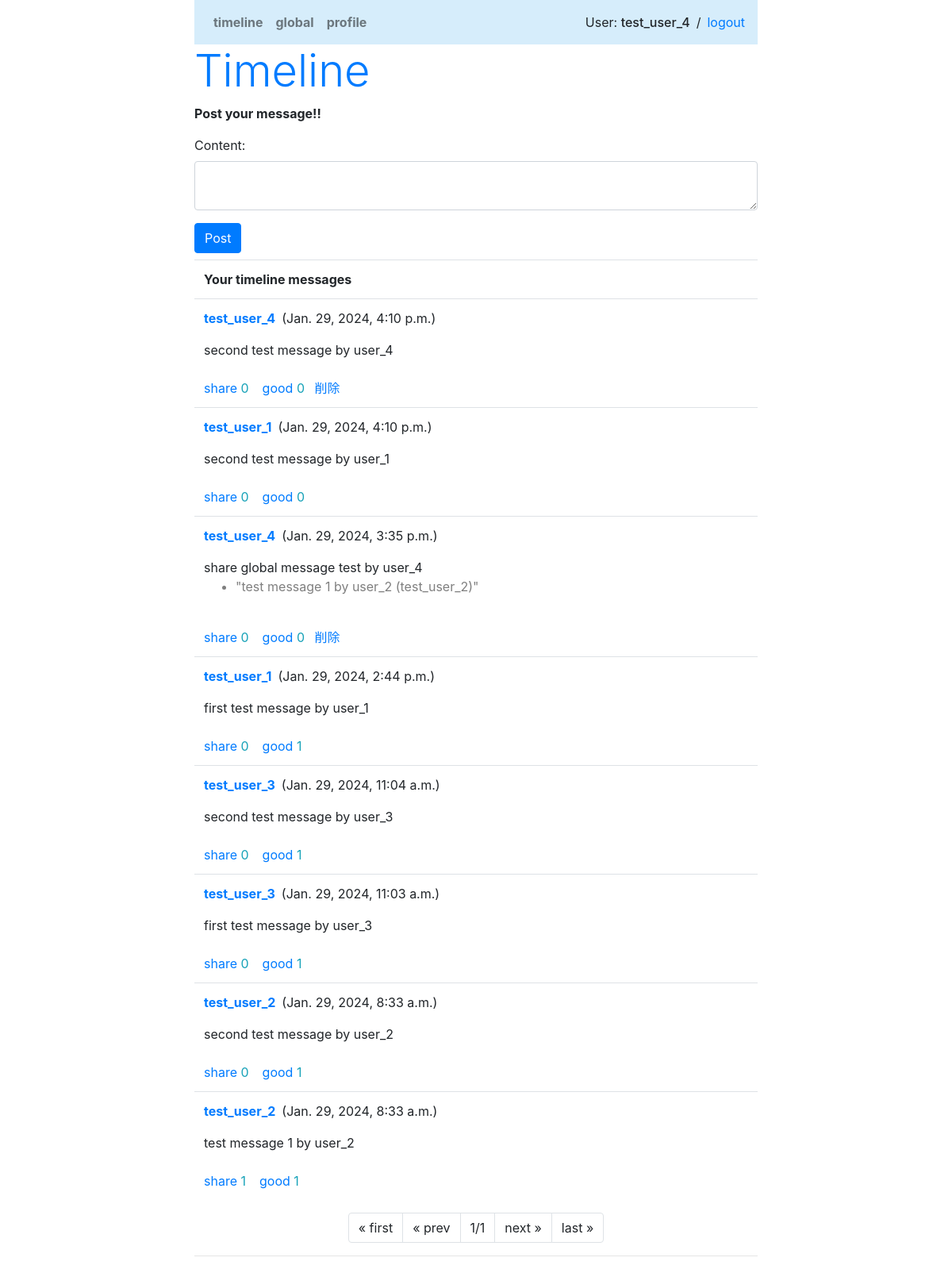
The page /sns/ (signed in) on the database its author committed.
### sns/models.py (models this page shows)
class Message(models.Model):
    owner = models.ForeignKey(User, on_delete=models.CASCADE, related_name='message_owner')
    content = models.TextField(max_length=1000)
    share_id = models.IntegerField(default=0)   # share先のid。デフォルトは自分。
    good_count = models.IntegerField(default=0)
    share_count = models.IntegerField(default=0)
    pub_date = models.DateTimeField(auto_now_add=True)
    def __str__(self):
        return str(self.content) + ' (' + str(self.owner) + ')'
    def get_share(self):
        return Message.objects.get(id=self.share_id)
    class Meta:
        ordering = ('-pub_date',)

### sns/views.py (the view)
# urls.py: path('', views.timeline),
@login_required(login_url='/admin/login/')
def timeline(request, page=1):
    if request.method == 'POST':
        content = request.POST['content']
        msg = Message()
        msg.owner = request.user
        msg.content = content
        msg.save()
        messages.success(request, '新しいメッセージを投稿しました！')
        return redirect(to='/sns/timeline')
    else:
        form = MyPostForm()
    fls = Following.objects.filter(owner=request.user)
    targetlist = [request.user]
    for item in fls:
        targetlist.append(item.target)
    tl_messages = get_your_timeline_message(targetlist, page)
    params = {
        'login_user':request.user,
        'contents':tl_messages,
        'form':form,
    }
    return render(request, 'sns/timeline.html', params)

### sns/forms.py
class MyPostForm(forms.Form):
    content = forms.CharField(max_length=500, \
        widget=forms.Textarea(attrs={'class':'form-control', 'rows':2}))

### sns/views.py (called while the page is built)
def get_your_timeline_message(targetlist, page):
    page_num = 10 #ページあたりの表示数
    messages = Message.objects.filter(owner__in=targetlist)
    page_item = Paginator(messages, page_num)
    return page_item.get_page(page)

### sns/templates/sns/timeline.html (shortened to what this page needs)
{% extends 'sns/layout.html' %}
{% block header %}
<h2 class="display-4 text-primary">Timeline</h2>
{% endblock %}
{% block content %}
<p><b>Post your message!!</b></p>
<form action="{% url 'timeline' %}" method="post">
    {{form.as_p}}
    <button class="btn btn-primary">Post</button>
</form>
<table class="table mt-2">
    <tr><th>Your timeline messages</th></tr>
{% for item in contents %}
    <tr><td>
    <p><b><a href="{% url 'profile' %}{{item.owner.id}}">{{item.owner}}</a></b>&ensp;({{item.pub_date}})</p>
    <p class="my-0">
        {{item.content}}</p>
    {% if item.share_id > 0 %}
    <ul><li class="text-black-50">"{{item.get_share}}"</li></ul>
    {% endif %}
    <br>
    <span class="float-left text-info">
        <a href="{% url 'share_timeline' item.id %}">share</a> {{item.share_count}} &ensp; <a href="{% url 'good' item.id %}timeline">good</a> {{item.good_count}}&ensp;
        {% if item.owner == login_user %}
        <a href="{% url 'delete_message' %}{{item.id}}/timeline">削除</a>
        {% endif %}
    </span>
</td></tr>
{% endfor %}
</table>
<ul class="pagination justify-content-center">
    {% if contents.has_previous %}
    <li class="page-item">
        <a class="page-link" href="{% url 'timeline' %}">
            &laquo; first</a>
    </li>
    <li class="page-item">
        <a class="page-link"
        href="{% url 'timeline' %}{{contents.previous_page_number}}">
            &laquo; prev</a>
    </li>
    {% else %}
    <li class="page-item">
        <a class="page-link">&laquo; first</a>
    </li>
    <li class="page-item">
        <a class="page-link">&laquo; prev</a>
    </li>
    {% endif %}
    <li class="page-item">
        <a class="page-link">
        {{contents.number}}/{{contents.paginator.num_pages}}</a>
    </li>
    {% if contents.has_next %}
    <li class="page-item">
        <a class="page-link"
        href="{% url 'timeline' %}{{contents.next_page_number}}">
            next &raquo;</a>
    </li>
    <li class="page-item">
        <a class="page-link"
        href="{% url 'timeline' %}{{contents.paginator.num_pages}}">
            last &raquo;</a>
    </li>
    {% else %}
    <li class="page-item">
        <a class="page-link">next &raquo;</a>
    </li>
    <li class="page-item">
        <a class="page-link">last &raquo;</a>
    </li>
    {% endif %}
</ul>
{% endblock %}

### sns/templates/sns/layout.html (shortened to what this page needs)
{% load static %}
<!doctype html>
<html lang="ja">
<head>
    <link rel="stylesheet" href="https://stackpath.bootstrapcdn.com/bootstrap/4.3.1/css/bootstrap.min.css"/>
</head>
<body class="container">
    <div class="col-8 offset-2">
    <nav class="navbar navbar-expand navbar-light" style="background-color:rgb(214, 237, 251);">
    <ul class="navbar-nav mr-auto" >
        <li class="nav-item">
            <b><a class="nav-link" href="{% url 'timeline' %}">timeline</a></b>
        </li>
        <li class="nav-item">
            <b><a class="nav-link" href="{% url 'global_TL' %}">global</a></b>
        </li>
        <li class="nav-item">
            <b><a class="nav-link" href="{% url 'profile' %}{{login_user.id}}">profile</a></b>
        </li>
    </ul>
    <span> User: <span class="h6">{{login_user}}</span> </span>&ensp;/<span>
        <a href="/admin/logout?next=/sns/"> &ensp;logout </a></span>
    </nav>
    <div>{% block header %}{% endblock %}</div>
    <div class="content">{% block content %}{% endblock %}</div>
    <hr>
    </div>
</body>
</html>

### rows shown on the page
Message: owner "test_user_4", pub_date "Jan. 29, 2024, 4:10 p.m.", content "second test message by user_4", share_count "0", good_count "0"
Message: owner "test_user_1", pub_date "Jan. 29, 2024, 4:10 p.m.", content "second test message by user_1", share_count "0", good_count "0"
Message: owner "test_user_4", pub_date "Jan. 29, 2024, 3:35 p.m.", content "share global message test by user_4", get_share "test message 1 by user_2 (test_user_2)", share_count "0", good_count "0"
Message: owner "test_user_1", pub_date "Jan. 29, 2024, 2:44 p.m.", content "first test message by user_1", share_count "0", good_count "1"
Message: owner "test_user_3", pub_date "Jan. 29, 2024, 11:04 a.m.", content "second test message by user_3", share_count "0", good_count "1"
Message: owner "test_user_3", pub_date "Jan. 29, 2024, 11:03 a.m.", content "first test message by user_3", share_count "0", good_count "1"
Message: owner "test_user_2", pub_date "Jan. 29, 2024, 8:33 a.m.", content "second test message by user_2", share_count "0", good_count "1"
Message: owner "test_user_2", pub_date "Jan. 29, 2024, 8:33 a.m.", content "test message 1 by user_2", share_count "1", good_count "1"

### other values the page prints
{{ login_user }} "test_user_4"
{{ contents.number }} "1"
{{ contents.paginator.num_pages }} "1"
